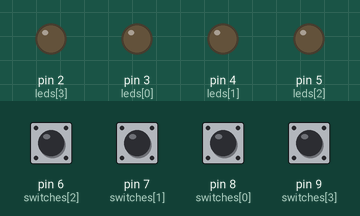
Recording of a sketch running on a simulated Arduino Uno, built with avr-gcc and run on an emulated ATmega328P. Shown: output pins drawn as LEDs (lit = HIGH). Dashed ring = blinking. The test bench sets the inputs (shaded band); at power-on: pin 6 (switches[2]), pin 7 (switches[1]), pin 8 (switches[0]), pin 9 (switches[3]) LOW. Random numbers use the default seed unless the sketch sets one.

Above: at 3.2 s.
3.3 s: pin 6 (switches[2]) pulled HIGH for 0.15 s
At 3.9 s:
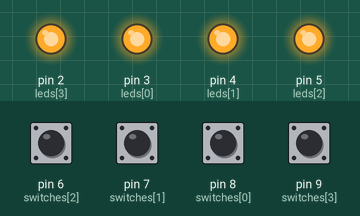
6.4 s: pin 8 (switches[0]) pulled HIGH for 0.15 s
At 9.0 s:
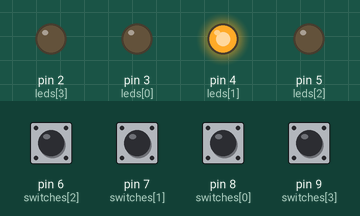
9.5 s: pin 7 (switches[1]) pulled HIGH for 0.15 s
At 13.3 s:
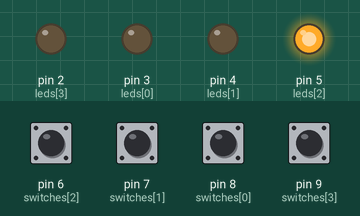
15.1 s: pin 9 (switches[3]) pulled HIGH for 1 s
At 16.6 s:
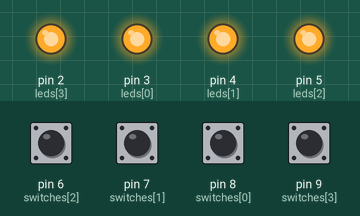
19.1 s: pin 9 (switches[3]) pulled HIGH for 0.15 s
At 22.0 s:
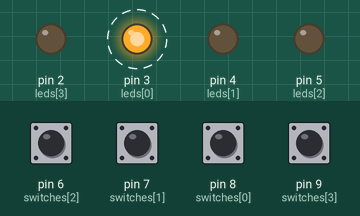
22.2 s: pin 6 (switches[2]) pulled HIGH for 1 s
At 24.0 s:
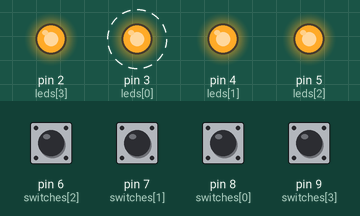
Timing chart, 0 to 27.2 s (numbered marks = the images above; inputs shaded):
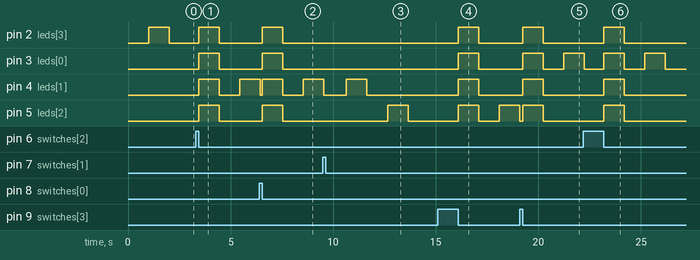

Measured:
- after the input at 3.3 s, pin 2 (leds[3]), pin 3 (leds[0]), pin 5 (leds[2]): LOW → HIGH after 0.15 s, → LOW 1.0 s later; pin 4 (leds[1]): LOW → HIGH after 0.15 s, → LOW 1.0 s later, → HIGH 1.0 s later
- after the input at 6.4 s, pin 2 (leds[3]), pin 3 (leds[0]), pin 5 (leds[2]): LOW → HIGH after 0.15 s, → LOW 1.0 s later
- after the input at 9.5 s, pin 5 (leds[2]): LOW → HIGH after 3.2 s, → LOW 1.0 s later
- after the input at 15.1 s, pin 2 (leds[3]), pin 3 (leds[0]), pin 4 (leds[1]): LOW → HIGH after 1.0 s, → LOW 1.0 s later; pin 5 (leds[2]): LOW → HIGH after 1.0 s, → LOW 1.0 s later, → HIGH 1.0 s later
- after the input at 19.1 s, pin 2 (leds[3]), pin 4 (leds[1]): LOW → HIGH after 0.15 s, → LOW 1.0 s later; pin 3 (leds[0]): LOW → HIGH after 0.15 s, → LOW 1.0 s later, → HIGH 1.0 s later
- after the input at 22.2 s, pin 2 (leds[3]), pin 4 (leds[1]), pin 5 (leds[2]): LOW → HIGH after 1.0 s, → LOW 1.0 s later

The sketch:

Simon_Says.ino
```cpp
/*
 * Author: Alex Mainstone
 * Username: eeuae3
 * Date: 11/02/2018
 */

//This will make my code extendable, allowing for users to add their own switch and LED
const int LED_NUM = 4;
const int leds[LED_NUM] =  {3,4,5,2};
const int switches[LED_NUM] = {8,7,6,9};

int level = 0; //the number of leds in the level
int current = 0; //current place in order
const int MAX_LEVEL = 100; //The maximum level
int order[MAX_LEVEL] = {};

void setup() {
  for(int i = 0; i < LED_NUM; i++){ //Enable all LED's and Buttons
    pinMode(leds[i], OUTPUT);
    pinMode(switches[i], INPUT);
  }
  compTurn();
}

//Flashes the desired LED
void flashLED(int LED) {
  delay(1000);
  digitalWrite(LED, HIGH);
  delay(1000);
  digitalWrite(LED, LOW);
}

//Generates the next member of the sequence
void compTurn() {
  current = 0;
  order[level++] = leds[rand() % LED_NUM];
  for(int i = 0; i < level; i++) {
    flashLED(order[i]);
  }
}

//Flashes all LEDs
void fail() {
  for(int i = 0; i < LED_NUM; i++) {
    digitalWrite(leds[i], HIGH);
  }
  delay(1000);
  for(int i = 0; i < LED_NUM; i++) {
    digitalWrite(leds[i], LOW);
  }
  level = 0;
  compTurn();
}

void loop() {
  for(int i = 0; i < LED_NUM; i++) {
    int state = digitalRead(switches[i]);
    if(state == HIGH){
      while(state == HIGH) { state = digitalRead(switches[i]); } //Wait until the button is released
      if(order[current] == leds[i]) {
        current++;
        if(current == level){
          compTurn();
        }
      } else {
        fail();
      }
    }
  }
}
```
